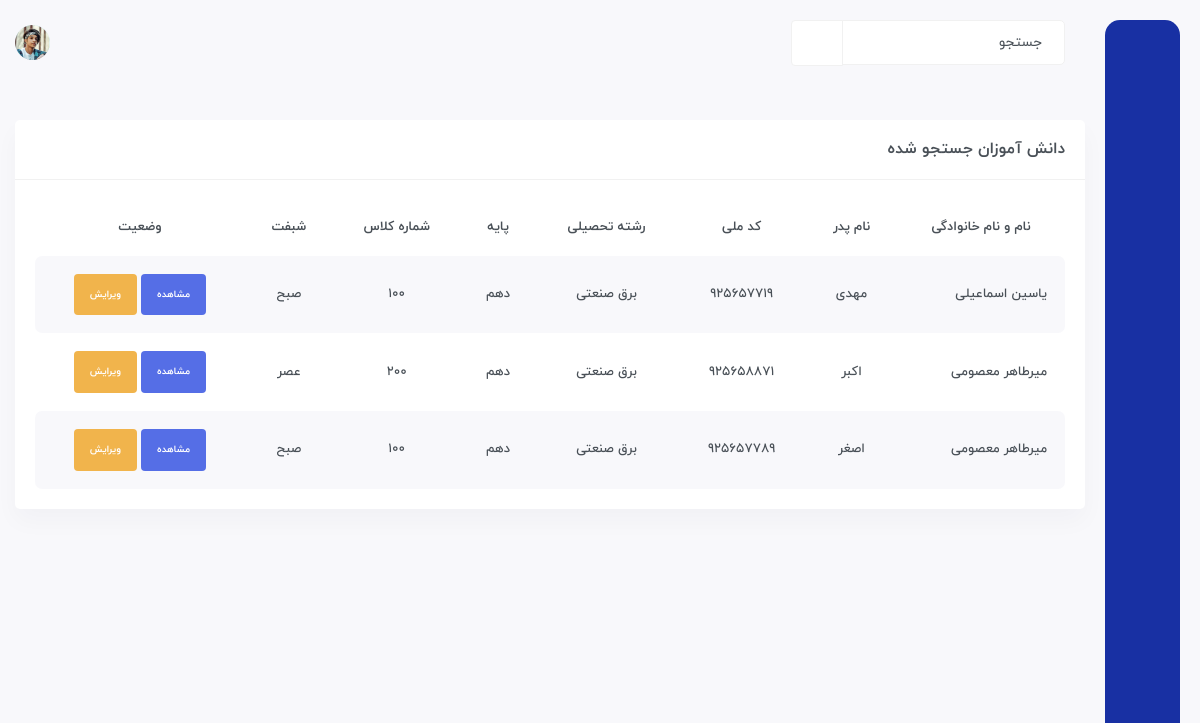
The page /search/ on the database as committed earlier.
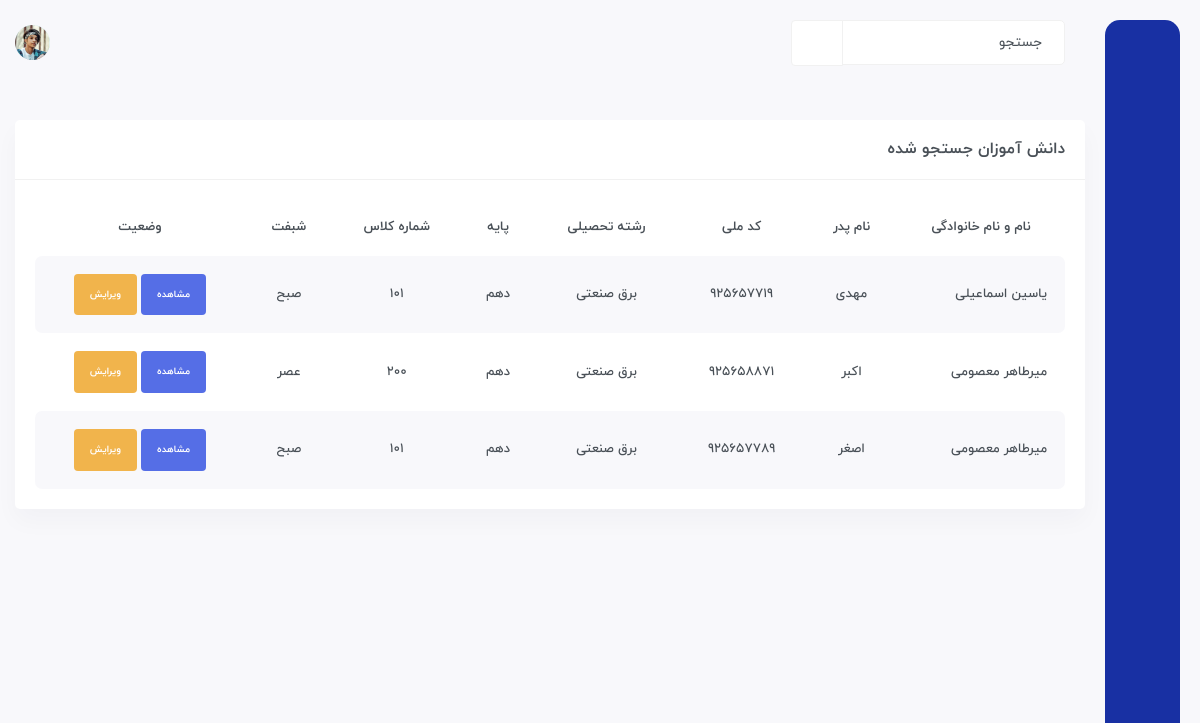
The same page on the database as committed later.
### Student/models.py (models this page shows, shortened)
class Student(models.Model):
    full_name = models.CharField(max_length=200)
    father_name = models.CharField(max_length=100)
    id_code = models.IntegerField(unique=True)
    class_id = models.ForeignKey(Class, on_delete=models.CASCADE)
    reshte = models.ForeignKey(Reshte, on_delete=models.CASCADE)
    level = models.CharField(choices=LEVEL, max_length=8)
    level_up = models.BooleanField(default=False)
    date = models.DateField()
    usn = models.CharField(primary_key=True, max_length=200)
    objects = Manager()
    def get_absolute_url(self):
        return reverse('student:student',args=[self.full_name, self.id_code])

class Reshte(models.Model):
    name = models.CharField(max_length=100)
    def __str__(self):
        return self.name

class Class(models.Model):
    number = models.IntegerField()
    shift = models.CharField(choices=SHIFT, max_length=3)

### Student/views.py (the view)
class SearchingView(generic.ListView):
    template_name = 'search.html'
    context_object_name = 'student_class_room'
    def get_queryset(self):
        query = self.request.GET.get('query')
        if query is not None:
            return models.Student.objects.get_searching(query)
        return models.Student.objects.all()

### templates/search.html (shortened to what this page needs)
{% extends 'base.html' %}
{% block body %}
	<div id="main-wrapper">
	    <div class="content-body">
		<div class="container">
		    <div class="row">
			<div class="col-xxl-12">
			    <div class="card">
				<div class="card-header">
					<div>
						<h4 class="card-title">دانش آموزان جستجو شده</h4>
					</div>
				</div>
				<div class="card-body">
				    <div class="table-responsive">
					<table class="table table-striped responsive-table text-center">
					    <thead>
						<tr>
						    <th>نام و نام خانوادگی</th>
						    <th>نام پدر</th>
						    <th>کد ملی</th>
						    <th>رشته تحصیلی</th>
						    <th>پایه</th>
						    <th>شماره کلاس</th>
						    <th>شبفت</th>
						    <th>وضعیت</th>
						</tr>
					    </thead>
					    <tbody>
						{% for s in student_class_room %}
							<tr>
								<td><span class="danger-arrow">{{ s.full_name }}</span>
								</td>
								<td class="coin-name">
									{{ s.father_name }}
								</td>
								<td>
									{{ s.id_code }}
								</td>
								<td>{{ s.reshte }}</td>
								<td>{{ s.level }}</td>
								<td>{{ s.class_id.number }}</td>
								<td>{{ s.class_id.shift }}</td>
								<td>
									<div class="badge bg-primary p-3"><a href="{{ s.get_absolute_url }}" class="text-white">مشاهده</a></div>
									<div class="badge bg-warning p-3"><a href="{% url 'student:student-edit' s.full_name s.id_code %}" class="text-white">ویرایش</a></div>
								</td>
							</tr>
						{% endfor %}
					    </tbody>
					</table>
				    </div>
				</div>
			    </div>
			</div>
		    </div>
		</div>
	    </div>
	</div>
{% endblock %}

### templates/base.html (shortened to what this page needs)
{% load static %}
<!DOCTYPE html>
<html lang="en">
<head>
	<link rel="stylesheet" type="text/css" href="{% static 'vendor/slick/slick.css' %}">
	<link rel="stylesheet" href="{% static 'css/style.css' %}">
	<link rel="stylesheet" href="{% static 'admin/jquery.ui.datepicker.jalali/themes/base/jquery-ui.min.css' %}">
</head>
<body dir="rtl">
	<div class="header">
		<div class="container">
		    <div class="row">
				<div class="col-xxl-12">
					<div class="header-content">
					<div class="header-left">
						<div class="search">
						<form action="/search/" method="GET">
							<div class="input-group">
							<input type="text" class="form-control" name="query" placeholder="جستجو">
							<button type="submit" class="input-group-text btn"><i class="icofont-search text-secondary"></i></button>
							</div>
						</form>
						</div>
					</div>
					<div class="header-right">
						<div class="dark-light-toggle" onclick="themeToggle()">
						<span class="dark"><i class="icofont-moon"></i></span>
						</div>
						<div class="profile_log dropdown">
						<div class="user" data-toggle="dropdown">
							<span class="thumb"><img src="{% static 'images/profile/2.png' %}" alt=""></span>
						</div>
						</div>
					</div>
					</div>
				</div>
		    </div>
		</div>
	</div>
	{% include 'sidebar.html' %}
    {% block body %}{% endblock %}
</body>
</html>

### templates/sidebar.html (shortened to what this page needs)
{% load static %}
<div class="sidebar">
    <div class="brand-logo">
    </div>
    <div class="menu">
        <ul>
        <li>
            <a href="{% url 'student:index' %}" data-toggle="tooltip" data-placement="right" title="خانه">
            <span><i class="icofont-ui-home"></i></span>
            </a>
        </li>
        <li><a href="{% url 'student:created-list' %}" data-toggle="tooltip" data-placement="right" title="تنظیمات">
            <span><i class="icofont-settings"></i></span>
            </a>
        </li>
        <li class="logout"><a href="{% url 'account:logout' %}" data-toggle="tooltip" data-placement="right" title="خروج">
            <span><i class="icofont-power"></i></span>
            </a>
        </li>
        </ul>
    </div>
</div>

Rows that differ between the two databases and show on the page:
changed through a linked row, Student "یاسین اسماعیلی": class_id.number "100" → "101"
changed through a linked row, Student "اصغر": class_id.number "100" → "101"
